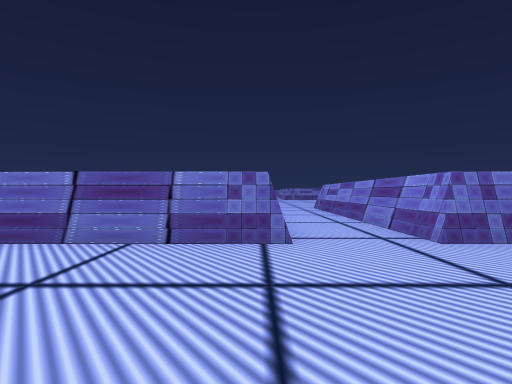
View 1 (above)

21 first-person views from a walk through a scene from a Unity 3-D project. The camera is 1.4 m above the floor, looks level and sees 75° across. The floor is counted in squares, 2 m on a side. Each view is taken from the middle of a square. On the plan, view 1 faces up. The plan holds only what a view shows up to about 10 squares ahead; the rest is blank. The place goes on beyond the plan. Some animated figures are left out.

View 2
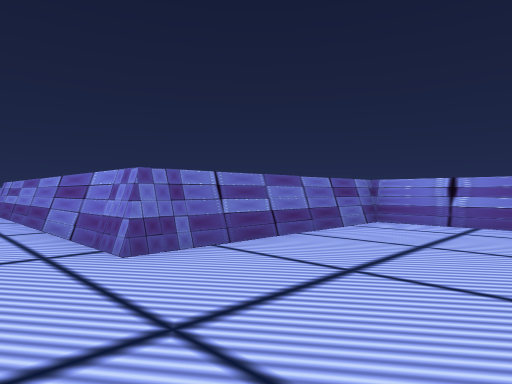

View 3
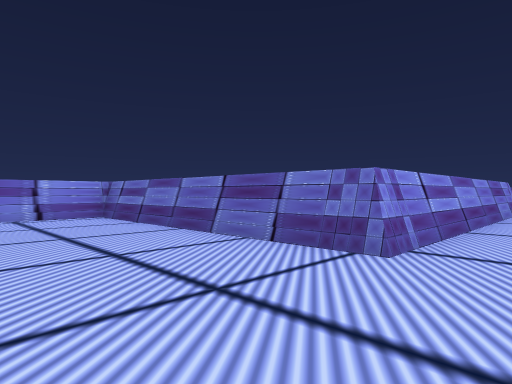

View 4
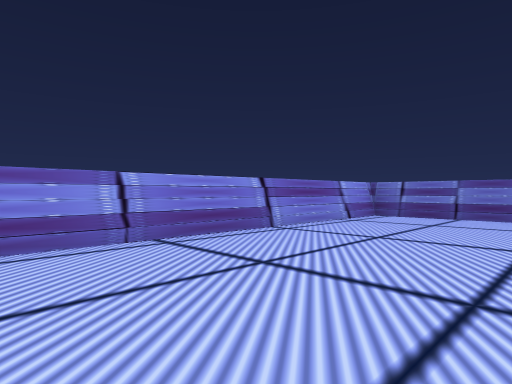

View 5
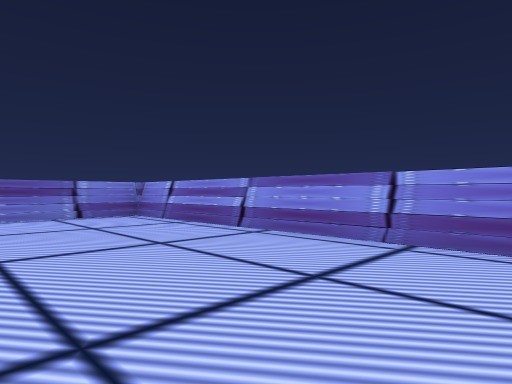

View 6
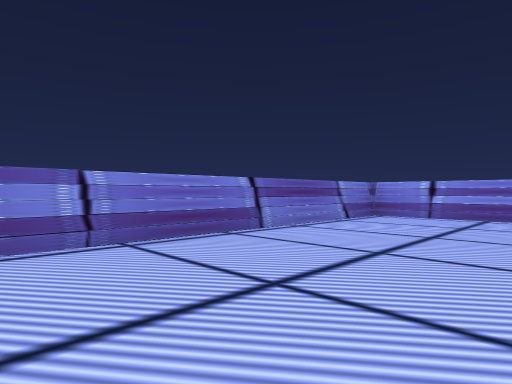

View 7
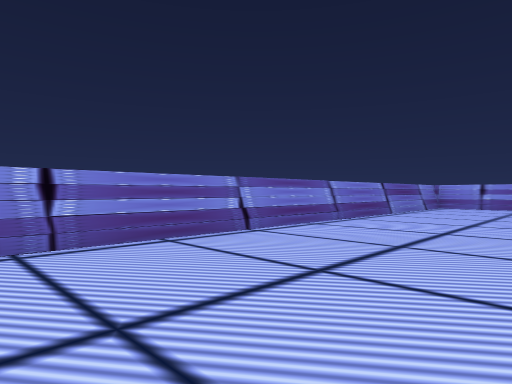

View 8
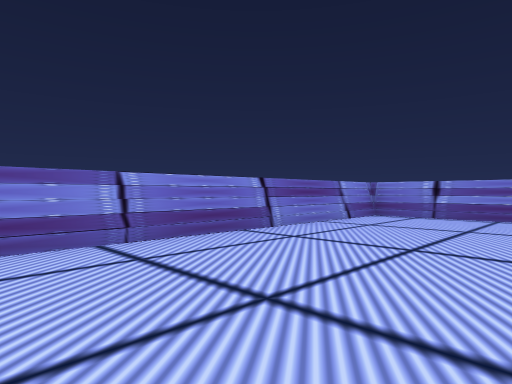

View 9
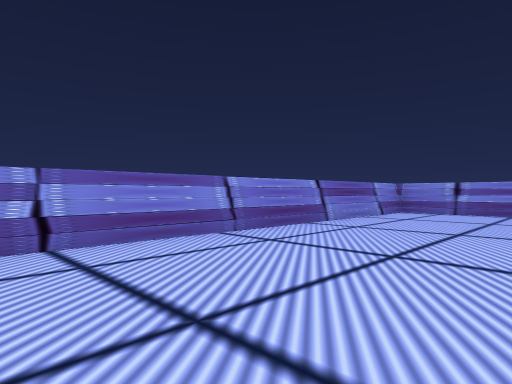

View 10
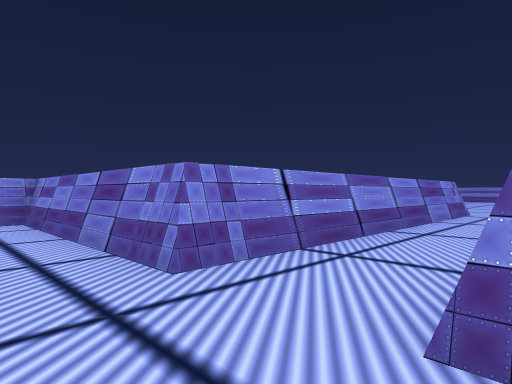

View 11
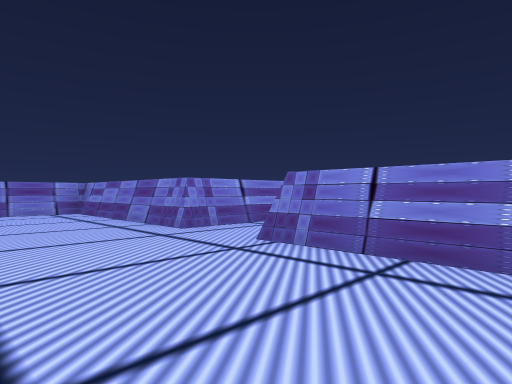

View 12
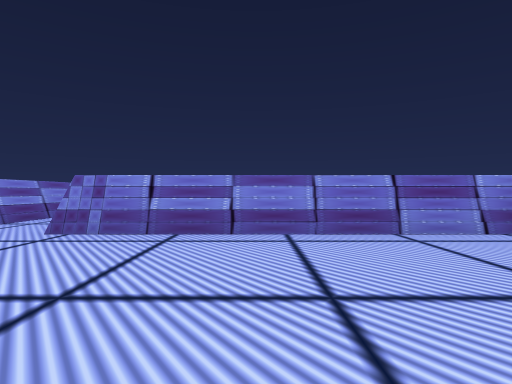

View 13
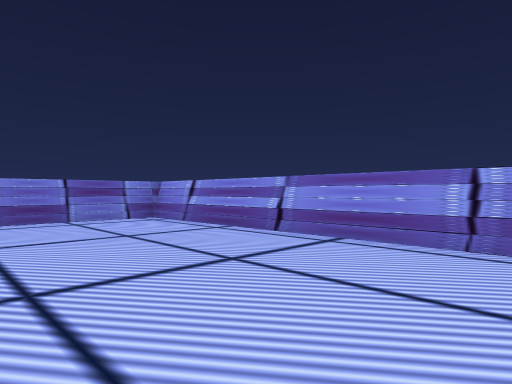

View 14
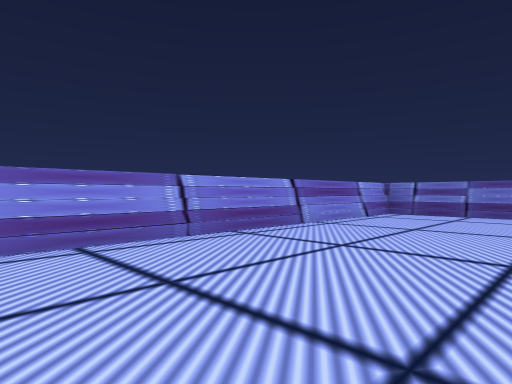

View 15
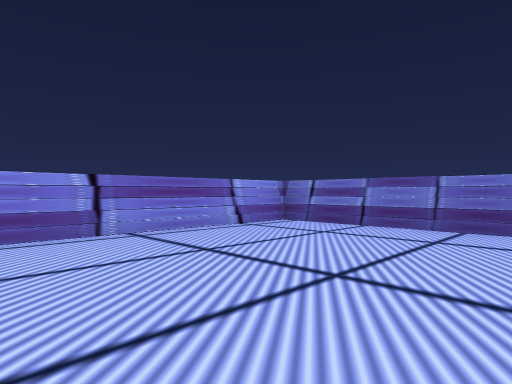

View 16
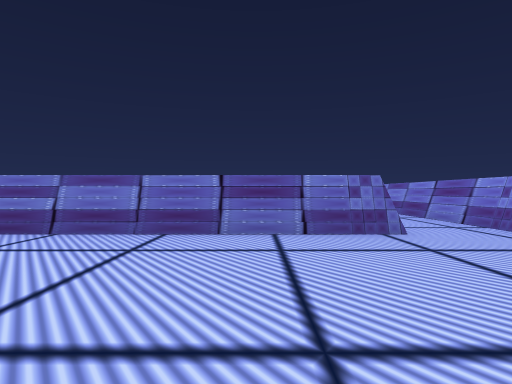

View 17
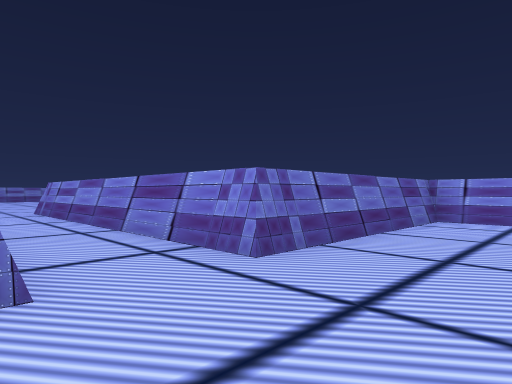

View 18
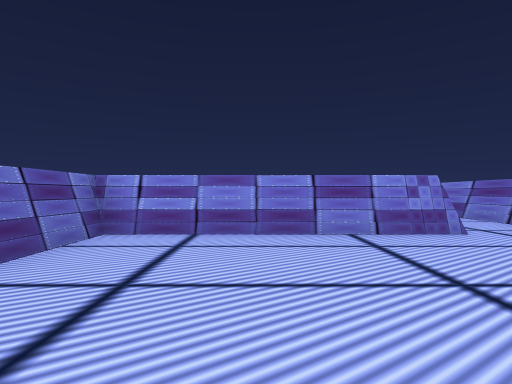

View 19
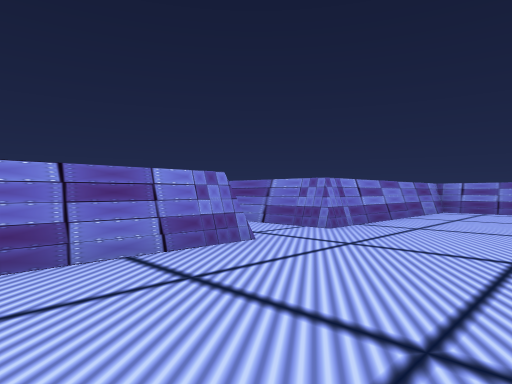

View 20
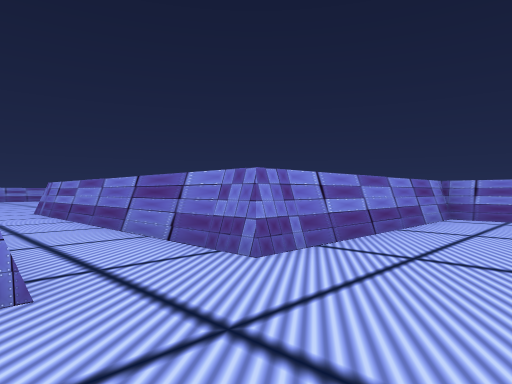

View 21
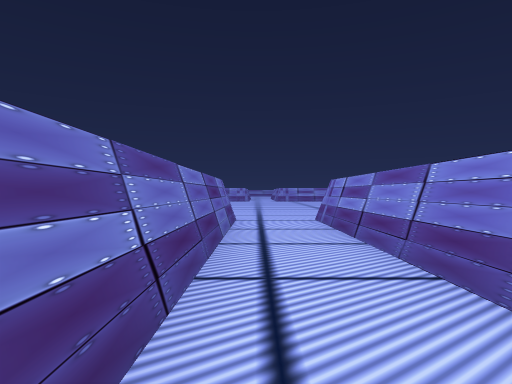

### Floor plan
Ten units are one square. View 1 is at (0, 0); x grows to the right and y downward. Boxes are objects, and circles mark ways between rooms. Rooms are numbered by the first view taken in them; rooms with no view inside come last. Other rooms are left out.
<svg viewBox="-84 -380 274 491">
<path fill="none" stroke="#000" d="M4 -46 -76 -46M86 -20 86 -46 26 -46M78 -47 26 -47 26 -142M4 -135 4 -47 -76 -47 -76 106 86 106 86 -5M86 -235 86 -299M5 -297 -76 -297 -76 -142 2 -142M26 -144 87 -144M26 -142 89 -142M89 -297 26 -297 26 -375M86 -141 86 -214 185 -214M-79 -144 5 -144M184 -236 108 -236"/>
<circle cx="15" cy="-140" r="3" fill="#2a7"/>
<text x="10" y="20">1</text>
<text x="20" y="-230">2</text>
</svg>
Room 1 opens to room 2.

Where each view was taken, in squares from view 1:
view 1: 0 up, 0 right, facing up
view 2: 1 up, 1 right, facing up-right
view 3: 1 up, 2 right, facing up-left
view 4: 5 down, 3 left, facing up-left
view 5: 1 down, 3 left, facing down-left
view 6: 6 down, 2 right, facing down-left
view 7: 6 down, 8 right, facing down-left
view 8: 1 down, 4 right, facing down-right
view 9: 1 up, 4 right, facing down-right
view 10: 16 up, 0 right, facing down-right
view 11: 18 up, 3 left, facing down-right
view 12: 20 up, 3 left, facing down
view 13: 23 up, 3 left, facing down-left
view 14: 19 up, 3 left, facing up-left
view 15: 23 up, 2 left, facing up-left
view 16: 24 up, 2 left, facing up
view 17: 27 up, 0 right, facing up-right
view 18: 27 up, 3 right, facing right
view 19: 27 up, 5 right, facing down-right
view 20: 24 up, 6 right, facing down-right
view 21: 23 up, 10 right, facing right
